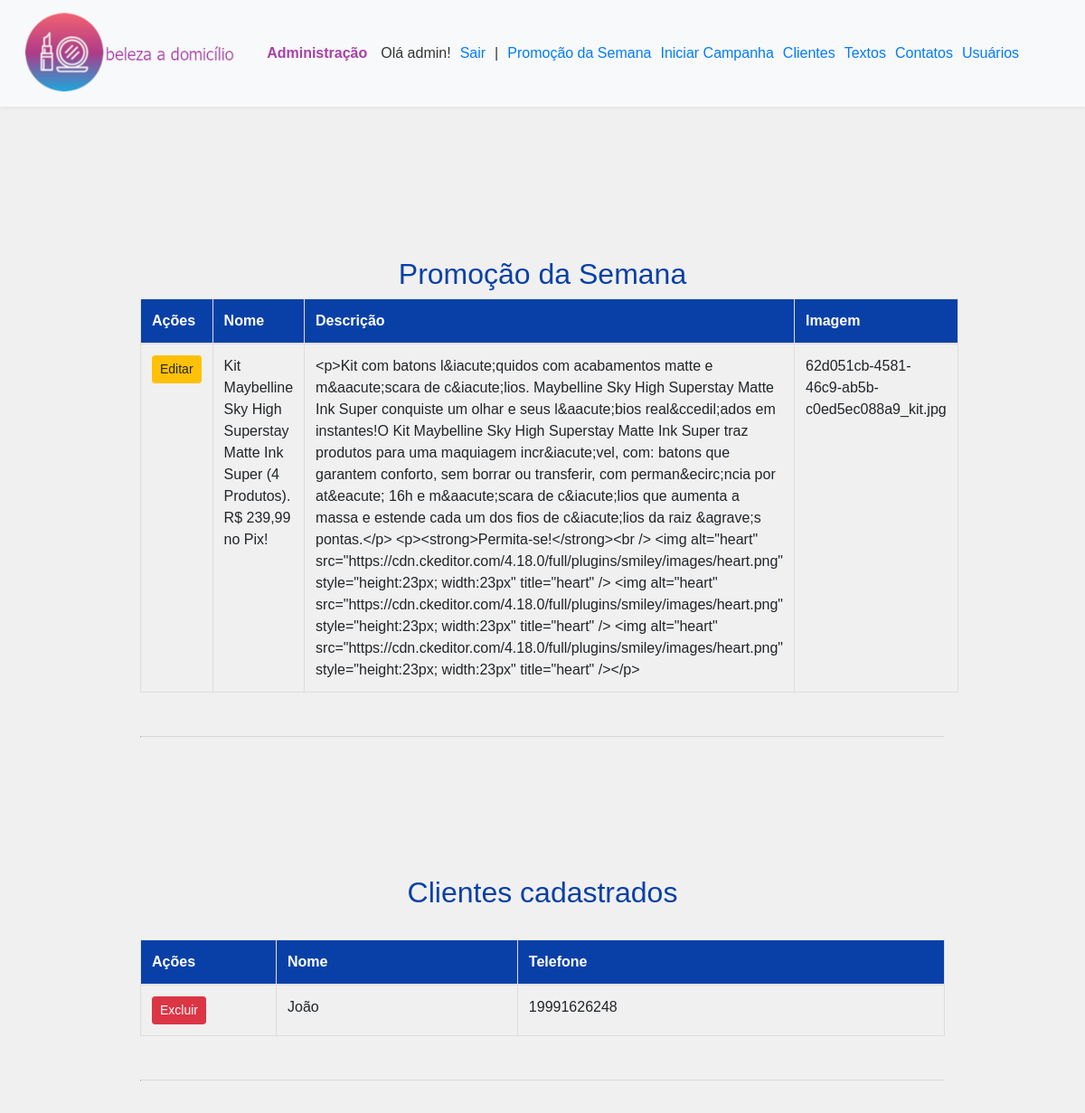
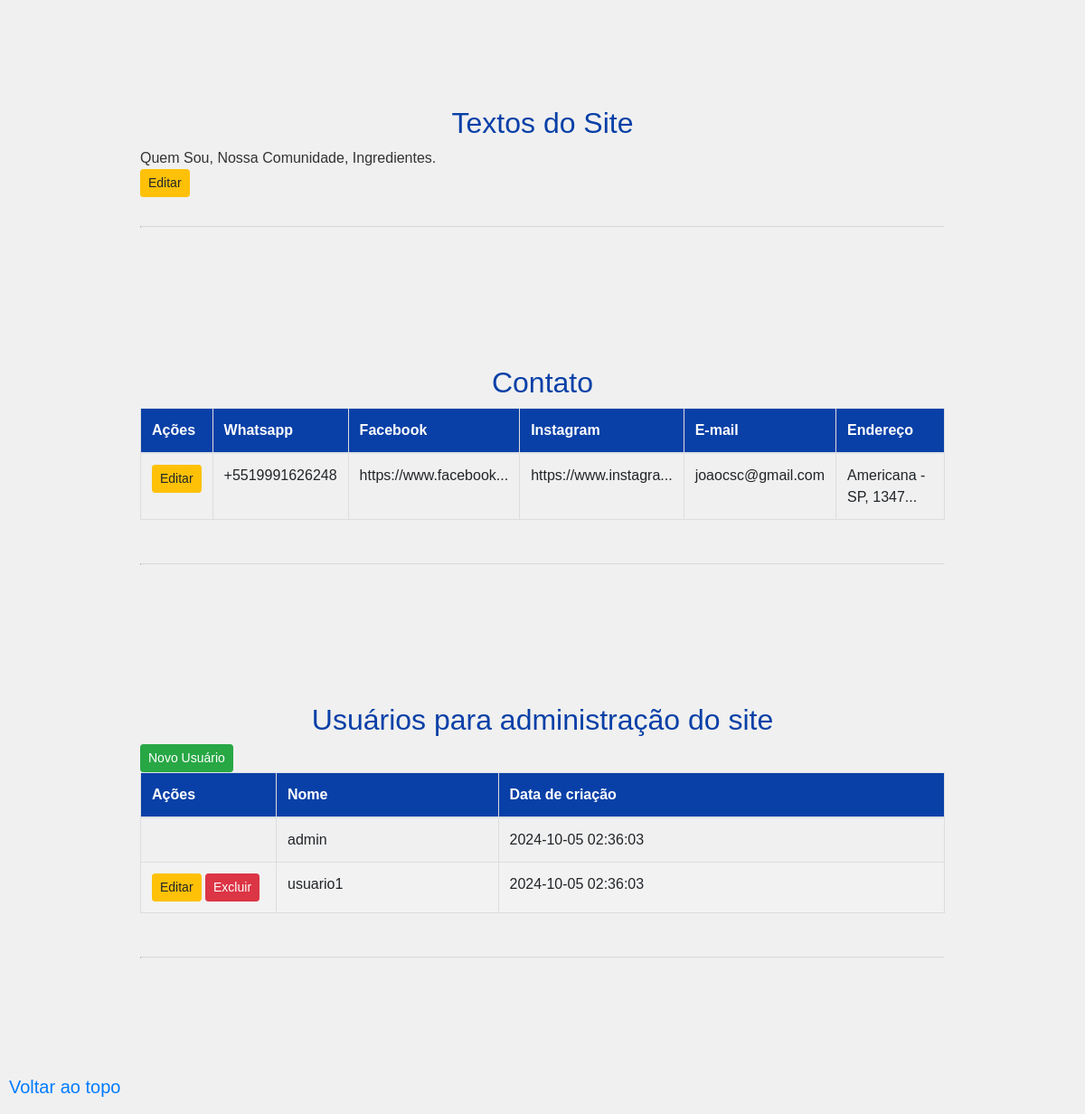
Page /admin (signed in) on the committed database (2 pictures, top to bottom).
### tables this page shows
CREATE TABLE usuarios (
    id INTEGER PRIMARY KEY AUTOINCREMENT,
    created TIMESTAMP NOT NULL DEFAULT CURRENT_TIMESTAMP,
    nome TEXT NOT NULL UNIQUE,
    senha TEXT NOT NULL
);

CREATE TABLE promocao (
    id INTEGER PRIMARY KEY AUTOINCREMENT,
    nome TEXT NOT NULL UNIQUE,
    descricao TEXT NOT NULL,
    imagem TEXT NOT NULL
);

CREATE TABLE cliente (
    id INTEGER PRIMARY KEY AUTOINCREMENT,
    nome TEXT NOT NULL,
    telefone TEXT NOT NULL UNIQUE
);

CREATE TABLE textos (
  id INTEGER PRIMARY KEY AUTOINCREMENT,
  quem_somos TEXT NOT NULL,
  sobre_a_comunidade TEXT NOT NULL,
  transparencia TEXT NOT NULL
);

CREATE TABLE contato (
    id INTEGER PRIMARY KEY AUTOINCREMENT,
    created TIMESTAMP NOT NULL DEFAULT CURRENT_TIMESTAMP,
    whatsapp TEXT NOT NULL,
    facebook TEXT NOT NULL,
    instagram TEXT NOT NULL,
    email TEXT NOT NULL,
    endereco TEXT NOT NULL
);

### app.py (the view)
@app.route('/admin')
@login_required
def admin():
    conn = get_db_connection()
    contato = conn.execute('SELECT * FROM contato').fetchall()
    promocao = conn.execute('SELECT * FROM promocao').fetchall()
    usuarios = conn.execute('SELECT * FROM usuarios').fetchall()
    textos = conn.execute('SELECT * FROM textos').fetchall()
    clientes = conn.execute('SELECT * FROM cliente').fetchall()
    conn.close()
    return render_template('admin.html', usuario=current_user.nome, contato=contato, usuarios=usuarios, textos=textos, promocao=promocao, clientes=clientes)

### app.py (called while the page is built)
def get_db_connection():
    conn = sqlite3.connect('database.db')
    conn.row_factory = sqlite3.Row
    return conn

@login_manager.user_loader
def load_user(user_id):
    conn = get_db_connection()
    usuario = conn.execute('SELECT * FROM usuarios WHERE id = ?',
                        (user_id,)).fetchone()
    conn.close()
    if usuario:
        return Usuario(usuario[0], usuario[1], usuario[2])
    return None

### templates/admin.html (shortened to what this page needs)
{% extends 'base3.html' %}
{% block content %}
	<br><br><br><br><br>
	<br>
	<div id="promocao">
	<br><br><br><br><br>
    <h2>Promoção da Semana</h2>
    {% if not promocao %}
        <p>Configuração não cadastrada.</p>
    {% else %}
        <table class="table">
            <thead>
                <tr>
                    <th>Ações</th>
                    <th>Nome</th>
                    <th>Descrição</th>
                    <th>Imagem</th>
                </tr>
            </thead>
            <tbody>
                {% for promocao in promocao %}
                    <tr>
                        <td>
                            <a href="{{ url_for('edit_promocao', id=promocao.id) }}" class="btn btn-sm btn-warning">Editar</a>
                        </td>
                        <td>{{ promocao.nome }}</td>
                        <td>{{ promocao.descricao }}</td>
                        <td>{{ promocao.imagem }}</td>
                    </tr>
                {% endfor %}
            </tbody>
        </table>
    {% endif %}
    </div>
	<br>
	<hr>
	<br>
	<div id="clientes">
	<br><br><br><br><br>
    <h2>Clientes cadastrados</h2>
    <br>
    {% if not clientes %}
        <p>Nenhum cliente cadastrado.</p>
    {% else %}
        <table class="table">
            <thead>
                <tr>
                    <th width="150">Ações</th>
                    <th>Nome</th>
                    <th>Telefone</th>
                </tr>
            </thead>
            <tbody>
                {% for cliente in clientes %}
                    <tr>
                        <td width="150">
                        	{% if usuario.nome != 'admin' %}
                            <a href="{{ url_for('excluir_cliente', id=cliente[0]) }}" class="btn btn-sm btn-danger">Excluir</a>
                            {% endif %}
                        </td>
                        <td>{{ cliente.nome }}</td>
                        <td>{{ cliente.telefone }}</td>
                    </tr>
                {% endfor %}
            </tbody>
        </table>
    {% endif %}
    </div>
    <br>
	<hr>
	<br>
	<div id="textos">
	<br><br><br><br><br>
    <h2>Textos do Site</h2>
    {% if not textos %}
        <p>Configuração não cadastrada.</p>
    {% else %}
		{% for texto in textos %}
			Quem Sou, Nossa Comunidade, Ingredientes.
			<br>
		    <a href="{{ url_for('edit_textos', id=texto.id) }}" class="btn btn-sm btn-warning">Editar</a>
		{% endfor %}
    {% endif %}
    </div>
    <br>
	<hr>
	<br>
	<div id="contato">
	<br><br><br><br><br>
    <h2>Contato</h2>
    {% if not contato %}
        <p>Configuração não cadastrada.</p>
    {% else %}
        <table class="table">
            <thead>
                <tr>
                    <th>Ações</th>
                    <th>Whatsapp</th>
                    <th>Facebook</th>
                    <th>Instagram</th>
                    <th>E-mail</th>
                    <th>Endereço</th>
                </tr>
            </thead>
            <tbody>
                {% for contato in contato %}
                    <tr>
                        <td>
                            <a href="{{ url_for('edit_contato', id=contato.id) }}" class="btn btn-sm btn-warning">Editar</a>
                        </td>
                        <td>{{ contato.whatsapp }}</td>
                        <td>{{ contato.facebook[0:20] }}...</td>
                        <td>{{ contato.instagram[0:20] }}...</td>
                        <td>{{ contato.email }}</td>
                        <td>{{ contato.endereco[0:20] }}...</td>
                    </tr>
                {% endfor %}
            </tbody>
        </table>
    {% endif %}
    </div>
	<br>
	<hr>
	<br>
	<div id="usuarios">
	<br><br><br><br><br>
    <h2>Usuários para administração do site</h2>
    <a href="{{ url_for('create_usuario') }}" class="btn btn-sm btn-success">Novo Usuário</a>
    <br>
    {% if not usuarios %}
        <p>Nenhuma usuário cadastrado.</p>
    {% else %}
        <table class="table">
            <thead>
                <tr>
                    <th width="150">Ações</th>
                    <th>Nome</th>
                    <th>Data de criação</th>
                </tr>
            </thead>
            <tbody>
                {% for usuario in usuarios %}
                    <tr>
                        <td width="150">
                        	{% if usuario.nome != 'admin' %}
                            <a href="{{ url_for('edit_usuario', id=usuario.id) }}" class="btn btn-sm btn-warning">Editar</a>
                            <a href="{{ url_for('excluir_usuario', id=usuario[0]) }}" class="btn btn-sm btn-danger">Excluir</a>
                            {% endif %}
                        </td>
                        <td>{{ usuario.nome }}</td>
                        <td>{{ usuario.created }}</td>
                    </tr>
                {% endfor %}
            </tbody>
        </table>
    {% endif %}
    </div>
	<br>
{% endblock %}

### templates/base3.html (shortened to what this page needs)
<!doctype html>
<html lang="en">
  <head>
    <link rel="stylesheet" href="https://stackpath.bootstrapcdn.com/bootstrap/4.3.1/css/bootstrap.min.css">
	<link rel="stylesheet" href="https://cdn.jsdelivr.net/npm/bootstrap@4.6.1/dist/css/bootstrap.min.css">
	<link rel="stylesheet" href="{{ url_for('static', filename='css/style.css') }}">
  </head>
  <body>
  	<div id="topo">
    	<nav class="navbar navbar-expand-md navbar-light bg-light" style="position: fixed; top: 0; left: 0; width: 100%; z-index: 10; background-color: #fff; box-shadow: 0 0 5px rgba(0, 0, 0, 0.1);">
        <a href="{{ url_for('index')}}"><img src="{{ url_for('static', filename='img/logo/ad2.png') }}" alt="Ana Dias | Delícias Doces"></a>
        <div class="collapse navbar-collapse" id="navbarNav">
            <ul class="navbar-nav">
            <li class="xxx">
	        	<b>Administração</b>
            </li>
            </ul>
            <ul class="navbar-nav">
            <li class="nav-item active">
	        	Olá {{ usuario }}!
            </li>
            </ul>
            <ul class="navbar-nav">
            <li class="nav-item active">
	        	<a href="/logout">Sair</a>
            </li>
            </ul>
            <ul class="navbar-nav">
            <li class="nav-item active">
	        	|
            </li>
            </ul>
            <ul class="navbar-nav">
            <li class="nav-item active">
	        	<a href="#promocao">Promoção da Semana</a>
            </li>
            </ul>
            <ul class="navbar-nav">
            <li class="nav-item active">
	        	<a href="{{ url_for('campanha') }}">Iniciar Campanha</a>
            </li>
            </ul>
            <ul class="navbar-nav">
            <li class="nav-item active">
	        	<a href="#clientes">Clientes</a>
            </li>
            </ul>
            <ul class="navbar-nav">
            <li class="nav-item active">
	        	<a href="#textos">Textos</a>
            </li>
            </ul>
            <ul class="navbar-nav">
            <li class="nav-item active">
	        	<a href="#contato">Contatos</a>
            </li>
            </ul>
            <ul class="navbar-nav">
            <li class="nav-item active">
	        	<a href="#usuarios">Usuários</a>
            </li>
            </ul>
		</div>
	</div>
	<a class="navbar-brand" href="#topo" style="position: fixed; bottom: 10px; left: 10px; z-index: 100;">Voltar ao topo</a>
    <div class="container">
        {% block content %} {% endblock %}
		<hr>
		<br><br><br>
	<br><br><br>
    </div>
  </body>
</html>

### static/css/style.css (style rules this page uses)
h2 { color: #0940A7; font-family: Arial, sans-serif; text-align: center; padding 7px; }
hr { display: block; margin-top: 0.5em; margin-bottom: 0.5em; margin-left: auto; margin-right: auto; border-style: inset; border-width: 1px; }
table { font-family: Arial, Helvetica, sans-serif; border-collapse: collapse; width: 100%; }
table td, table th { border: 1px solid #ddd; padding: 8px; }
table tr:nth-child(even) { background-color: #f2f2f2; }
table th { padding-top: 12px; padding-bottom: 12px; text-align: left; background-color: #0940A7; color: white; }
nav ul { display: flex; }
nav ul li { flex: 1; margin-right: 10px; }
.container { overflow: hidden; }
body { font-family: Arial, sans-serif; font-size: 16px; color: #333; background-color: #f0f0f0; margin: 0 auto; padding: 20px; max-width: 960px; }
.xxx { color: #A940A7; font-family: Arial, sans-serif; text-align: left; padding: 5px; font-size: 16px; }

### rows in the picture
usuarios: nome "admin", created "2024-10-05 02:36:03"
promocao: nome "Kit Maybelline Sky High Superstay Matte Ink Super (4 Produtos). R$ 239,99 no Pix!", descricao "<p>Kit com batons l&iacute;quidos com acabamentos matte e m&aacute;scara de c&iacute;lios. Maybelline Sky High Superstay Matte Ink Super conquiste um olhar e seus l&aacute;bios real&ccedil;ados em instantes!O Kit Maybelline Sky High Superstay Matte Ink Super traz produtos para uma maquiagem incr&iacute;vel, com: batons que garantem conforto, sem borrar ou transferir, com perman&ecirc;ncia por at&eacute; 16h e m&aacute;scara de c&iacute;lios que aumenta a massa e estende cada um dos fios de c&iacute;lios da raiz &agrave;s pontas.</p> <p><strong>Permita-se!</strong><br /> <img alt=\"heart\" src=\"https://cdn.ckeditor.com/4.18.0/full/plugins/smiley/images/heart.png\" style=\"height:23px;…", imagem "62d051cb-4581-46c9-ab5b-c0ed5ec088a9_kit.jpg"
cliente: nome "João", telefone "19991626248"
contato: whatsapp "+5519991626248", facebook "https://www.facebook", instagram "https://www.instagra", email "joaocsc@gmail.com", endereco "Americana - SP, 1347"
usuarios: nome "usuario1", created "2024-10-05 02:36:03"
